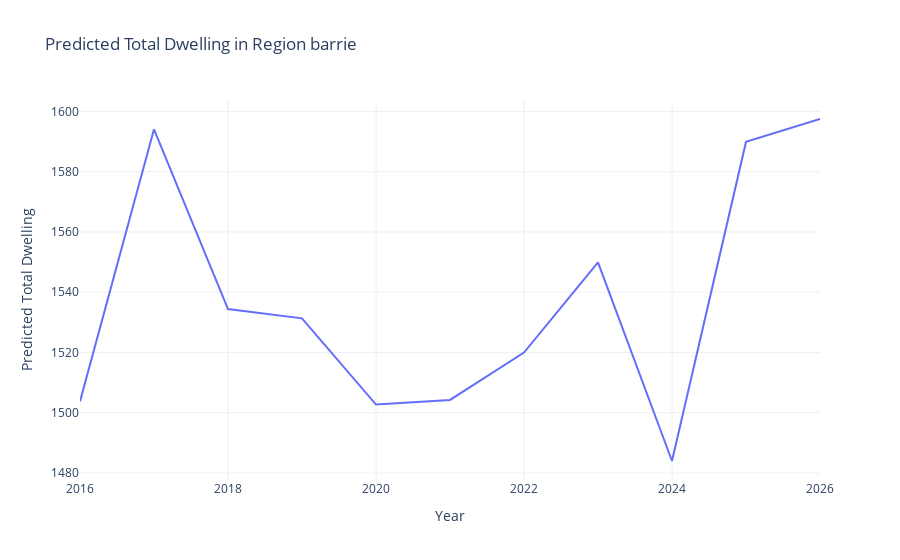
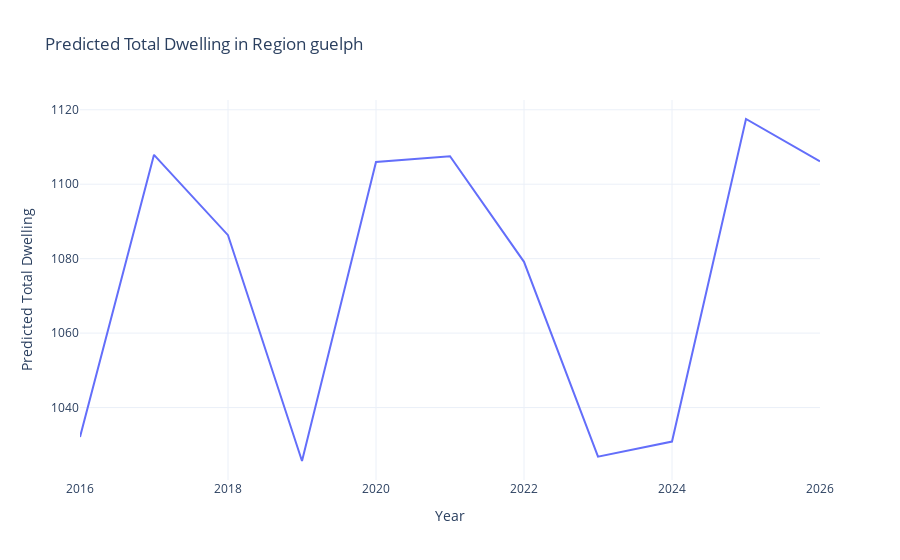

Notebook code for these charts, in order:
### Code cell
import pandas as pd
import numpy as np
from sklearn.ensemble import RandomForestRegressor
from sklearn.preprocessing import LabelEncoder
import ipywidgets as widgets
from IPython.display import display
import plotly.express as px
import plotly.graph_objects as go

# Load your dataset
data = pd.read_csv('data/housing_data.csv')  # Update the file path as needed

# Encode categorical variables
le_region = LabelEncoder()
data['region'] = le_region.fit_transform(data['region'])

# Define features and target
features = ['year', 'region']  # Feature set includes 'year' and 'region'
target_dwelling = 'total_dwelling'  # Predicting total dwelling

# Train Random Forest model for total dwelling prediction
rf_model_dwelling = RandomForestRegressor(n_estimators=100, random_state=42)
rf_model_dwelling.fit(data[features], data[target_dwelling])

def predict_dwelling(region, start_year, end_year):
    region_id = le_region.transform([region])[0]
    
    # Prepare input data for prediction
    years = np.arange(start_year, end_year + 1)
    input_data = [[year, region_id] for year in years]
    
    # Predict total dwelling for each year with added variability
    predicted_dwelling = rf_model_dwelling.predict(input_data)
    
    # Introduce variability by adding random noise to predictions
    variability_factor = 0.05  # 5% variability
    variability = np.random.uniform(-variability_factor, variability_factor, size=len(predicted_dwelling))
    predicted_dwelling_with_variability = predicted_dwelling * (1 + variability)
    
    # Create a DataFrame for predicted values
    predicted_df = pd.DataFrame({
        'Year': years,
        'Predicted Total Dwelling': predicted_dwelling_with_variability
    })
    
    return predicted_df

def plot_dwelling_overview(predicted_df, region):
    fig = px.line(predicted_df, x='Year', y='Predicted Total Dwelling', title=f'Predicted Total Dwelling in Region {region}')
    
    fig.update_layout(
        xaxis_title='Year',
        yaxis_title='Predicted Total Dwelling',
        template='plotly_white'
    )
    
    fig.show()

def on_predict_button_clicked(b):
    with output:
        output.clear_output()
        region = region_dropdown.value
        start_year = year_slider.value
        end_year = start_year + forecast_years_slider.value
        
        try:
            predicted_df = predict_dwelling(region, start_year, end_year)
            
            # Display predicted values
            print(f"Predicted Total Dwelling in Region {region} from {start_year} to {end_year}:")
            display(predicted_df)
            
            # Plot detailed overview of predicted total dwelling
            plot_dwelling_overview(predicted_df, region)
        
        except ValueError as e:
            print(str(e))

# Dropdown widget for selecting region
region_dropdown = widgets.Dropdown(
    options=list(le_region.inverse_transform(data['region'].unique())),
    description='Select Region:'
)

# Slider widget for selecting start year
year_slider = widgets.IntSlider(
    min=data['year'].min(),
    max=data['year'].max(),
    step=1,
    description='Start Year:'
)

# Slider widget for selecting number of forecast years
forecast_years_slider = widgets.IntSlider(
    min=1,
    max=10,
    step=1,
    description='Forecast Years:'
)

# Button widget for triggering prediction
predict_button = widgets.Button(description='Predict')

# Output widget to display predictions and plot
output = widgets.Output()

# Handle button click event
predict_button.on_click(on_predict_button_clicked)

# Display widgets and output
display(region_dropdown, year_slider, forecast_years_slider, predict_button, output)

### Figure 1 — Plotly figure (JSON) as saved in the notebook; plotly's stock layout.template omitted (floating-point values rounded to 4 significant figures)
{"data": [{"hovertemplate": "Year=%{x}<br>Predicted Total Dwelling=%{y}<extra></extra>", "legendgroup": "", "line": {"color": "#636efa", "dash": "solid"}, "marker": {"symbol": "circle"}, "mode": "lines", "name": "", "orientation": "v", "showlegend": false, "type": "scatter", "x": [2016, 2017, 2018, 2019, 2020, 2021, 2022, 2023, 2024, 2025, 2026], "xaxis": "x", "y": [1504.0, 1594.0, 1534.0, 1531.0, 1503.0, 1504.0, 1520.0, 1550.0, 1484.0, 1590.0, 1597.0], "yaxis": "y"}], "layout": {"legend": {"tracegroupgap": 0}, "title": {"text": "Predicted Total Dwelling in Region barrie"}, "xaxis": {"anchor": "y", "domain": [0, 1], "title": {"text": "Year"}}, "yaxis": {"anchor": "x", "domain": [0, 1], "title": {"text": "Predicted Total Dwelling"}}}}

### Figure 2 — Plotly figure (JSON) as saved in the notebook; plotly's stock layout.template omitted (floating-point values rounded to 4 significant figures)
{"data": [{"hovertemplate": "Year=%{x}<br>Predicted Total Dwelling=%{y}<extra></extra>", "legendgroup": "", "line": {"color": "#636efa", "dash": "solid"}, "marker": {"symbol": "circle"}, "mode": "lines", "name": "", "orientation": "v", "showlegend": false, "type": "scatter", "x": [2016, 2017, 2018, 2019, 2020, 2021, 2022, 2023, 2024, 2025, 2026], "xaxis": "x", "y": [1032.0, 1108.0, 1086.0, 1026.0, 1106.0, 1107.0, 1079.0, 1027.0, 1031.0, 1118.0, 1106.0], "yaxis": "y"}], "layout": {"legend": {"tracegroupgap": 0}, "title": {"text": "Predicted Total Dwelling in Region guelph"}, "xaxis": {"anchor": "y", "domain": [0, 1], "title": {"text": "Year"}}, "yaxis": {"anchor": "x", "domain": [0, 1], "title": {"text": "Predicted Total Dwelling"}}}}
